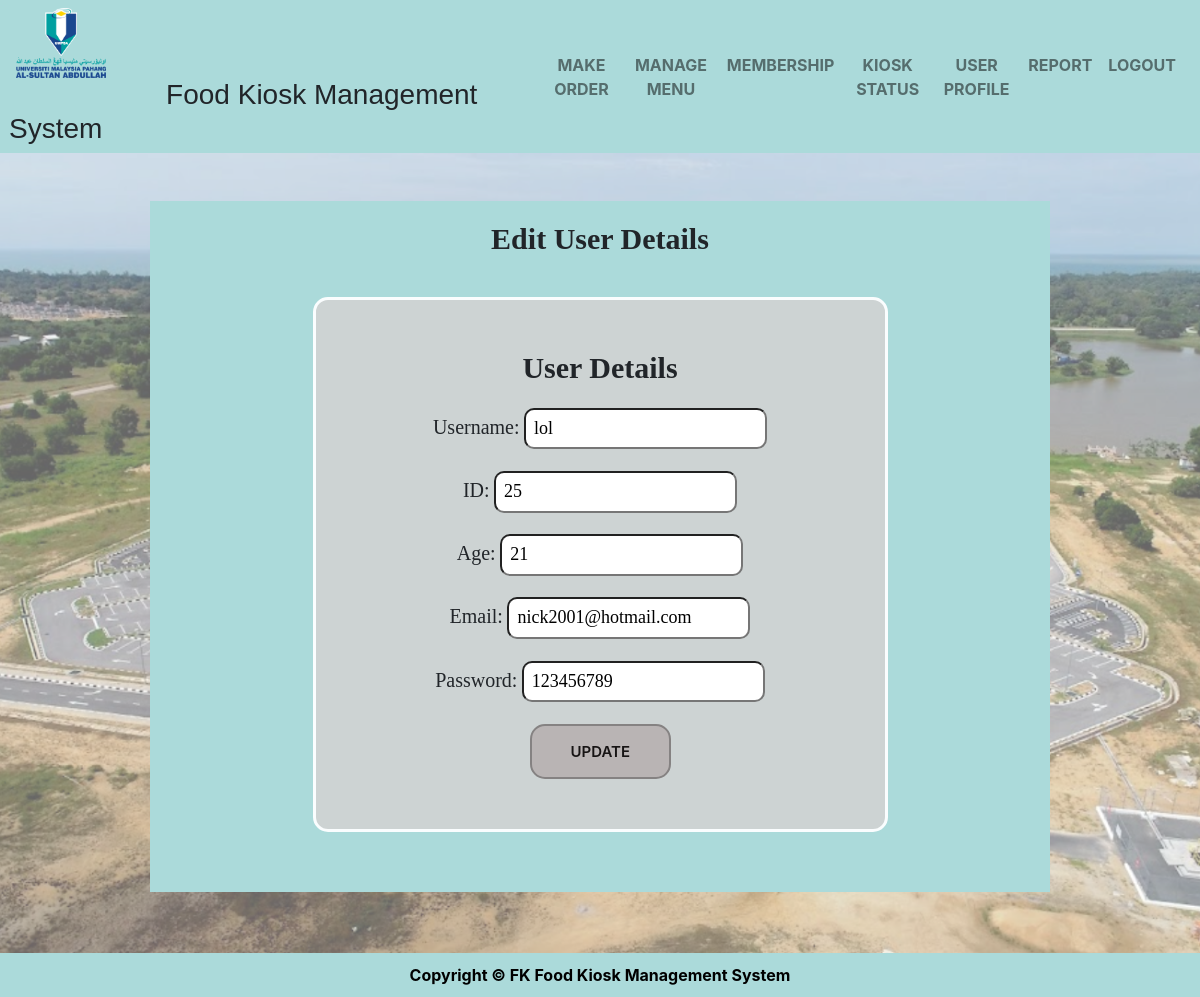
Page /EditRUserDetails.php?id=25 (signed in) on the committed database.
### tables this page shows
CREATE TABLE `registered_user` (
  `rUserID` bigint(255) NOT NULL,
  `rUserAge` int(100) NOT NULL,
  `rUserEmail` varchar(255) NOT NULL,
  `userName` varchar(255) NOT NULL,
  `membershipID` bigint(255) NOT NULL,
  `rUserImage` varchar(255) NOT NULL
);

CREATE TABLE `user` (
  `userName` varchar(255) NOT NULL,
  `userRole` varchar(255) NOT NULL,
  `userPassword` varchar(255) NOT NULL
);

### EditRUserDetails.php (the view, shortened to what this page needs)
<!DOCTYPE html>
<html>
<link rel="stylesheet" type="text/css" href="CSS.css">
<link rel="stylesheet" href="https://stackpath.bootstrapcdn.com/bootstrap/4.5.2/css/bootstrap.min.css">
<head>
</head>
<body>
<nav class="navbar navbar-expand-lg navbar-light">
<div class="row align-items-center">
    <div class="col-auto pr-0">
      <a href="Administrator.php"><img src="logo.png" width="90" height="70" class="d-inline-block align-top" alt=""></a>
    </div>
    <div class="col-auto pl-2">
      <h3 class="mb-0"> &emsp; &emsp; &emsp; &emsp; &ensp;Food Kiosk Management System</h3>
    </div>
  </div>
  <div class="collapse navbar-collapse" id="navbarNav">
    <ul class="navbar-nav ml-auto">
      <li class="nav-item">
        <a class="nav-link" href="AdminMenuOrder.php"><b>MAKE ORDER</b></a>
      </li>
      <li class="nav-item">
        <a class="nav-link" href="adminManageMenu.php"><b>MANAGE MENU</b></a>
      </li>
      <li class="nav-item">
        <a class="nav-link" href="AdminMembership.php"><b>MEMBERSHIP</b></a>
      </li>
      <li class="nav-item">
        <a class="nav-link" href="#contact"><b>KIOSK STATUS</b></a>
      </li>
      <li class="nav-item">
        <a class="nav-link" href="AdminUserProfile.php"><b>USER PROFILE</b></a>
      </li>
      <li class="nav-item">
        <a class="nav-link" href="AdminReport.php"><b>REPORT</b></a>
      </li>
      <li class="nav-item">
        <a class="nav-link" href="Logout.php"><b>LOGOUT</b></a>
      </li>
    </ul>
  </div>
</nav>
<?php
$ID = $_GET['id'];
$link = mysqli_connect("localhost", "root", "", "kiosk") or die(mysqli_connect_error());
$query = "SELECT * FROM registered_user" or die(mysqli_connect_error());
$result = mysqli_query($link, $query);
if (mysqli_num_rows($result) > 0){
  while($row = mysqli_fetch_assoc($result)){
  $rUserID = $row["rUserID"];
  $rUserAge = $row["rUserAge"];
  $rUserEmail= $row["rUserEmail"];
  if($ID==$rUserID){
    $id=$rUserID;
    $age=$rUserAge;
    $email=$rUserEmail;
  }
  }
  }
  $query1 = "SELECT * FROM user INNER JOIN registered_user ON user.userName = registered_user.userName " or die(mysqli_connect_error());
  $result1 = mysqli_query($link, $query1);
  while($row = mysqli_fetch_assoc($result1)){
    $Name= $row["userName"];
    $Password= $row["userPassword"];
    $rUserIDS= $row["rUserID"];
    if($id==$rUserIDS){
      $userName=$Name;
      $userPassword=$Password;
    }
    }
?>
<div class="box"><br><br>
<h1 class="title"><b>Edit User Details</b><br>
<form class="userProfile-box" id="EditUserDetails" method="post" action="UpdateRUserDetails.php">
<center><b style="font-size:30px;">User Details</b><br><br>
<label class="loginDetails" style="font-size: 20px;">Username: </label>
<input type="text" name="name" placeholder="NicholasTan" value="<?php echo $userName?>"readonly><br><br>
<label class="loginDetails" style="font-size: 20px;">ID: </label>
<input type="text" name="id" placeholder="123" value="<?php echo $id?>"readonly><br><br>
<label class="loginDetails" style="font-size: 20px;">Age: </label>
<input type="text" name="age" placeholder="21" value="<?php echo $age?>"><br><br>
<label class="loginDetails" style="font-size: 20px;">Email: </label>
<input type="text" name="email" placeholder="nicholastan_2001@hotmail.com" value="<?php echo $email?>"><br><br>
<label class="loginDetails" style="font-size: 20px;">Password: </label>
<input type="text" name="password" placeholder="12345" value="<?php echo $userPassword?>"><br><br>
<button class="button-28" type="submit">UPDATE</button>
<br>
</center>
</form>
</h1>
<br>
</div>
</body>
<footer>
<p class="footer"><b>Copyright &copy FK Food Kiosk Management System</b></p>
</footer>
</html>

### CSS.css (style rules this page uses)
.box { background-image: url(FK.png); height: auto; background-position: center; background-size: cover; background-repeat: no-repeat; overflow: auto; height: 100%; }
body { height: 100%; margin: 0; }
html { height: 100%; margin: 0; }
.footer { margin-left:auto; margin-right:auto; width:auto; background-color: rgb(171, 218, 218); color:black; text-align: center; margin: 0; padding: 10px; }
h1 { background-color: rgb(171, 218, 218); padding:20px; text-align: center; width:auto; margin: auto; font-family:Georgia, 'Times New Roman', Times, serif; font-size: 30px; overflow: auto; width: 70%; }
.userProfile-box { padding: 50px; border: 3px solid rgb(250, 253, 254); text-align:Left; margin:40px; background-color: rgb(205, 211, 211); margin-left:auto; margin-right:auto; width:575px; border-radius: 15px; font-size: 18px; }
.button-28 { appearance: none; background-color: #b9b4b4; border: 2px solid #858282; border-radius: 15px; box-sizing: border-box; color: #171414; cursor: pointer; display: inline-block; font-family: Roobert,-apple-system,BlinkMacSystemFont,"Segoe UI",Helvetica,Arial,sans-serif,"Apple Color Emoji","Segoe UI Emoji","Segoe UI Symbol"; font-size: 15px; font-weight: 600; line-height: normal; margin: 0; min-height: 40px; min-width: 0; outline: none; padding: 16px 24px; text-align: center; text-decoration: none; transition: all 300ms cubic-bezier(.23, 1, 0.32, 1); user-select: none; -webkit-user-select: none; touch-action: manipulation; width: 30%; will-change: transform; }
input { border-radius: 10px; padding: 8px; }
.title { background-color: rgb(171, 218, 218); padding:20px; text-align: center; width:auto; margin: 0 auto; font-family:Georgia, 'Times New Roman', Times, serif; font-size: 30px; overflow: auto; width: 100%; max-width: 900px; }
.navbar { background-color: rgb(171, 218, 218); }
.mb-0 { font-family: 'Gagalin', sans-serif; }
.navbar-nav .nav-link { color: black; transition: color 0.3s; }
.navbar-nav .nav-link { position: relative; overflow: hidden; transition: 0.5s; text-align: center; }
.navbar-nav .nav-link::after { content: ""; position: absolute; top: 50%; left: 50%; width: 0; height: 0; background: #8b98ad; opacity: 0.5; border-radius: 100%; transform: translate(-50%, -50%); transition: width 0.3s, height 0.3s, opacity 0.3s; }

### rows in the picture
registered_user: name "lol", id "25", age "21", email "nick2001@hotmail.com"
user: password "123456789"
